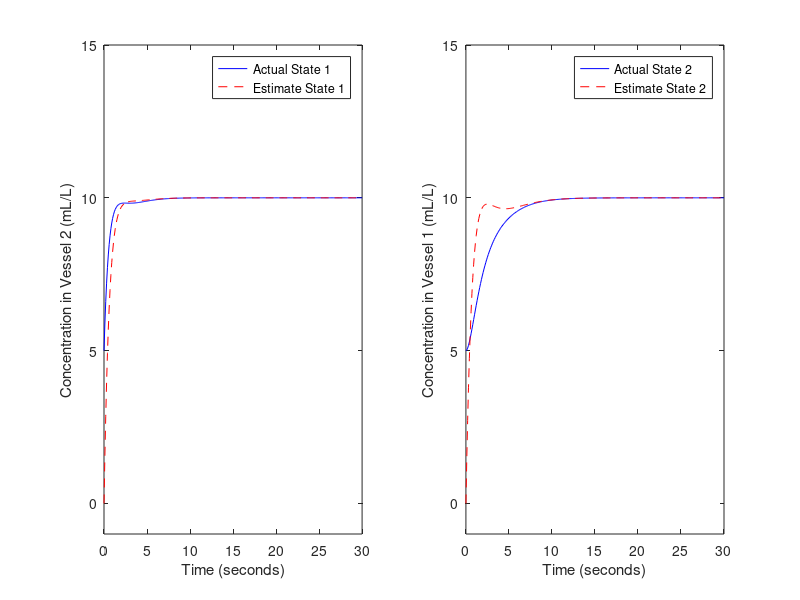

This figure's MATLAB source: (Note: this script raises an error after producing the figure.)
function compcontroller
close all;

t = 0:0.1: 30;
%system parameters
ko = 0.1;
k1 = 0.1;
k2 = 0.5;
bo = 1.5;

%system matrices
A = [-ko-k1, k1; k2, -k2];
B = [bo; 0];
C = [1 0];

%desired output
yr = 10*ones(length(t), 1);

Wo = obsv(A, C);
Wr = ctrb(A, B);
disp('Wo is: ');
disp(Wo);
disp(['rank Wo is ', num2str(rank(Wo))]);
disp('Wr is: ');
disp(Wr);
disp(['rank Wr is ', num2str(rank(Wr))]);

Lt = place(A', C', [-1 + 0.1*j; -1 - 0.1*j]);
L = Lt';
K = place(A, B, [-0.5 -1]);
%disp(['cond no of L is: ', num2str(cond(L))]);
%disp(['cond no of K is: ', num2str(cond(K))]);
disp('Eigenvalues of A-BK are: ');
disp(eig(A-B*K));
disp('Eigenvalues of A-LC are: ');
disp(eig(A-L*C));

%kr derivation
kr = -1/(C*inv(A-B*K)*B);

% augmented system
Aa = [A-B*K B*K; zeros(2,2) A-L*C];
Ba = [B*kr; zeros(2,1)];
Ca = [C zeros(size(C)); zeros(size(C)) C];

%Aa = [A-B*k];
%Ba = B*kr;
sys1 = ss(Aa, Ba, Ca, 0);
%{
Ae = (A-L*C)*e;
Be = B*K;
Ce = [1 1];
%}
[z1, t1, x1] = lsim(sys1, yr, t, [5 5 5 5]);
observer1 = x1(:,1)- x1(:,3);
actual1 = x1(:,1);
observer2 = x1(:,2)- x1(:,4);
actual2 = x1(:,2);
subplot(1,2,1);
plot(t1, actual1, 'b', t1, observer1, '--r');
xlabel('Time (seconds)');
ylabel('Concentration in Vessel 2 (mL/L)');
legend('Actual State 1', 'Estimate State 1');
ylim([-1 15]);
subplot(1,2,2);
plot(t1, actual2, 'b', t1, observer2, '--r');
xlabel('Time (seconds)');
ylabel('Concentration in Vessel 1 (mL/L)');
ylim([-1 15]);
legend('Actual State 2', 'Estimate State 2');
suptitle('Concentration in Vessels 1 and 2 with Controller');





